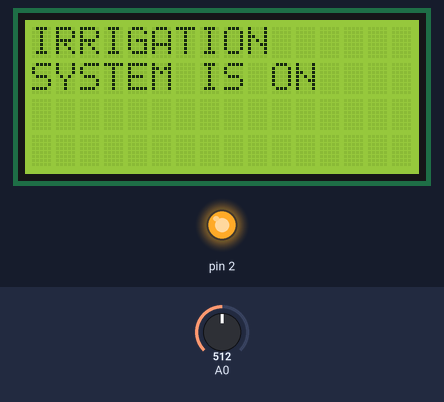
Bench run of a sketch on a simulated Arduino Uno, built with avr-gcc and run on an emulated ATmega328P. On the bench: 16×4 character LCD, output pins drawn as LEDs (lit = HIGH). The inputs (shaded band) are chosen by the test bench; at power-on: A0 = 512. The modem accepts every AT command (registered, SIM ready, sends succeed) and sends nothing else; what the sketch prints to the serial monitor is not drawn.

Above: at 1.1 s.
At 5.2 s:
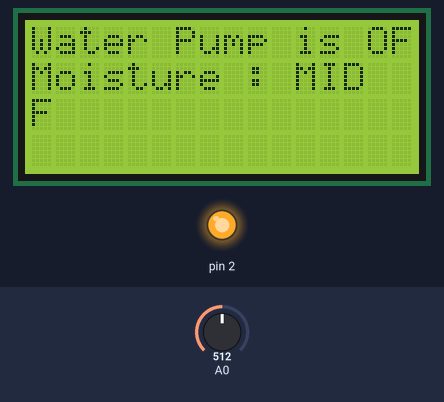
5.3 s: A0 set to 933
6.8 s: A0 set to 963
At 7.5 s:
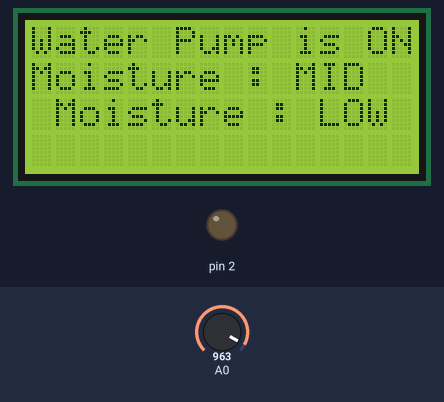
8.3 s: A0 set to 940
At 10.9 s:
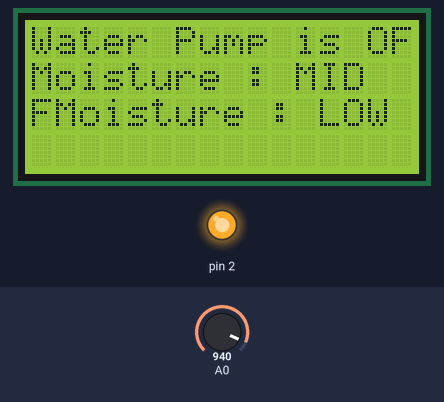
11.3 s: A0 set to 510
12.8 s: A0 set to 487
At 14.0 s:
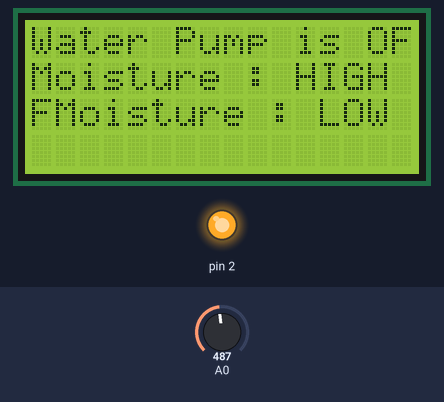
14.3 s: A0 set to 960
At 17.4 s:
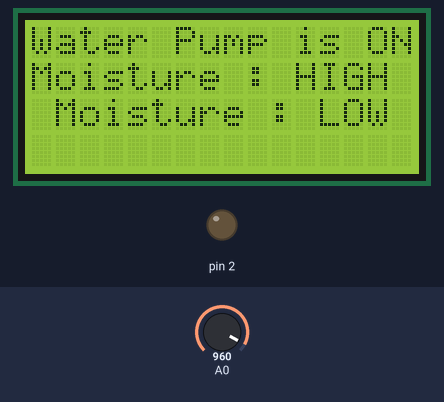
Timing chart, 0 to 18.9 s (numbered marks = the images above; inputs shaded):
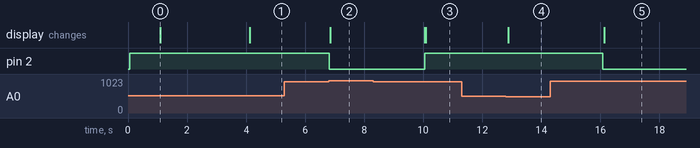

Measured:
- the behaviour switches between 950 and 951 on A0 (found by bisection; images 1 and 2)
- the behaviour switches between 500 and 499 on A0 (found by bisection; images 3 and 4)
- after the input at 5.3 s, every drawn part: stays the same
- after the input at 6.8 s, pin 2: HIGH → LOW at once; the display: changes after 0.05 s (image 2)
- after the input at 8.3 s, pin 2: LOW → HIGH after 1.7 s; the display: first differs from a run without the input after 1.8 s (image 3)
- after the input at 11.3 s, every drawn part: stays the same
- after the input at 12.8 s, the display: changes after 0.07 s (image 4)
- after the input at 14.3 s, pin 2: HIGH → LOW after 1.8 s; the display: changes after 1.8 s (image 5)
- what the display in image 0 shows lasts 3.0 s, from 1.1 s to 4.1 s

The sketch:

Soil_moisture_Sensor_with_Relay___Lcd.ino
```cpp
#include <LiquidCrystal_I2C.h>
#include <SoftwareSerial.h>

SoftwareSerial mySerial(9,10); //Rx Tx
LiquidCrystal_I2C lcd(0x27, 16, 4);
bool messageSentHigh=false;
bool messageSentLow=false;
// bool messageSentMid=false;


void setup() {
  mySerial.begin(9600);
  Serial.begin(9600);
  lcd.init();
  lcd.backlight();
  lcd.clear();
  pinMode(2, OUTPUT);
  digitalWrite(2, HIGH);
  delay(1000);
  lcd.setCursor(0, 0);
  lcd.print("IRRIGATION");
  lcd.setCursor(0, 1);
  lcd.print("SYSTEM IS ON ");
  lcd.print("");
  delay(3000);
  lcd.clear();
}

void loop() {
  int value = analogRead(A0);
  Serial.println(value);
  if (value > 950) {
    messageSentHigh=false;
    digitalWrite(2, LOW);
    lcd.setCursor(0, 0);
    lcd.print("Water Pump is ON ");
    lcd.print("Moisture : LOW ");
    if(!messageSentLow){
      mySerial.println("AT+CMGF=1");   // text mode on
      delay(1000);
      mySerial.println("AT+CMGS=\"+917020425327\"\r");
      delay(1000);
      mySerial.println("Pump is turned On as moisture Content is low.");
      delay(100);
      mySerial.println((char)26);
      delay(1000);
      messageSentLow=true;
      // Serial.println("Message sent!");
    }

  } else {
    digitalWrite(2, HIGH);
    lcd.setCursor(0, 0);
    lcd.print("Water Pump is OFF");
  }

  if (value < 500) {
    messageSentLow=false;
    // messageSentMid=false;
    lcd.setCursor(0, 1);
    lcd.print("Moisture : HIGH");
    if(!messageSentHigh){
      mySerial.println("AT+CMGF=1");   // text mode on
      delay(1000);
      mySerial.println("AT+CMGS=\"+917020425327\"\r");
      delay(1000);
      mySerial.println("Water in Field is More than Required\n Crop will be damanged\nPlease look into it.");
      delay(100);
      mySerial.println((char)26);
      delay(1000);
      messageSentHigh=true;
    }
  } else if (value > 300 && value < 950) {
    // messageSent=false;
    messageSentHigh=false;
    messageSentLow=false;
    lcd.setCursor(0, 1);
    lcd.print("Moisture : MID ");
  } else if (value > 950) {
    lcd.setCursor(0, 1);
    lcd.print("Moisture : LOW ");
  }
}
```
